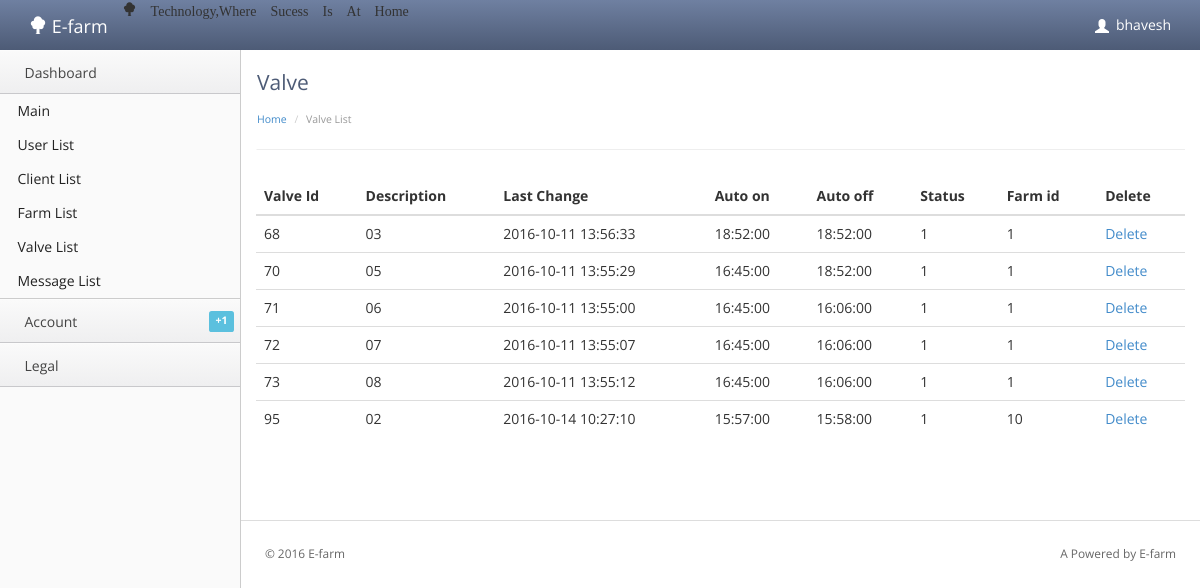
/admin/valve.php (signed in), run on the app's committed database.
### tables this page shows
CREATE TABLE IF NOT EXISTS `valve` (
`vid` int(11) NOT NULL,
  `desc` varchar(50) NOT NULL,
  `last_chng` timestamp NOT NULL DEFAULT CURRENT_TIMESTAMP,
  `autoon` time NOT NULL DEFAULT '00:00:00',
  `autooff` time NOT NULL DEFAULT '00:00:00',
  `status` tinyint(1) NOT NULL,
  `fid` int(10) NOT NULL
);

CREATE TABLE IF NOT EXISTS `farm` (
`fid` int(10) NOT NULL,
  `device_loc` text NOT NULL,
  `longi` float NOT NULL,
  `lati` float NOT NULL,
  `valves` int(3) NOT NULL,
  `address` varchar(50) NOT NULL
);

### admin/valve.php (the view, shortened to what this page needs)
<!doctype html>
<html lang="en"><head>
    <link rel="stylesheet" type="text/css" href="lib/bootstrap/css/bootstrap.css">
    <link rel="stylesheet" href="lib/font-awesome/css/font-awesome.cssn">
    <link rel="stylesheet" type="text/css" href="stylesheets/theme.css">
    <link rel="stylesheet" type="text/css" href="stylesheets/premium.css">
</head>
<body class=" theme-blue">
	<?php include "head.php";?>
    <div class="content">
        <div class="header">
            <h1 class="page-title">Valve</h1>
                    <ul class="breadcrumb">
            <li><a href="index.php">Home</a> </li>
            <li class="active">Valve List</li>
        </ul>
        </div>
        <div class="main-content">
        <table class="table">
  <thead>
    <tr>
      <th>Valve Id</th>
      <th>Description</th>
      <th>Last Change</th>
	  <th>Auto on</th>
	  <th>Auto off</th>
	  <th>Status</th>
	 <th>Farm id</th>
	  <th>Delete</th>
    </tr>
  </thead>
  <tbody>
  <?php
		include 'connect.php';
		$sql = "SELECT v.vid, v.desc, v.last_chng, v.autoon, v.autooff, v.status, f.fid FROM valve v,farm f WHERE f.fid=v.fid";
		$result = mysqli_query($con,$sql);
		while($row = mysqli_fetch_assoc($result))
		{
			$id = $row['vid'];
			$desc = $row['desc'];
			$last_chng= $row['last_chng'];
			$autoon = $row['autoon'];
			$autooff= $row['autooff'];
			$status = $row['status'];
			$fid=$row['fid'];
			echo "<tr>      <td>$id</td>      <td>$desc</td>      <td>$last_chng</td>      <td>$autoon</td>      <td>$autooff</td>      <td>$status</td>      <td>$fid</td>
			<td><a href=\"valve_delete.php?id=$id\" role=\"button\" data-toggle=\"modal\">
			<i class=\"fa fa-trash-o\"></i>Delete</a> </td> </td></tr>";
		}
		?>
  </tbody>
</table>
<footer>
                <hr>
				<p class="pull-right">A Powered by E-farm</a></p>
                <p>© 2016 E-farm</a></p>
            </footer>
        </div>
    </div>
 </body></html>

### admin/head.php (shortened to what this page needs)
   <div class="navbar navbar-default" role="navigation">
       <div class="navbar-header">
         <a class="" href="index.php"><span class="navbar-brand"><span class="glyphicon glyphicon-tree-deciduous"></span> E-farm</span></a>
	 <span class="glyphicon glyphicon-tree-deciduous"> Technology,Where Sucess Is At Home</span></a></div>
	<div class="navbar-collapse collapse" style="height: 1px;">
         <ul id="main-menu" class="nav navbar-nav navbar-right">
           <li class="dropdown hidden-xs">
               <a href="#" class="dropdown-toggle" data-toggle="dropdown">
               <span class="glyphicon glyphicon-user padding-right-small" style="position:relative;top: 3px;"></span><?php
			echo $_SESSION['user_name'];?>
               </a>
           </li>
         </ul>
       </div>
     </div>
   <div class="sidebar-nav">
   <ul>
   <li><a href="#" data-target=".dashboard-menu" class="nav-header" data-toggle="collapse"><i class="fa fa-fw fa-dashboard"></i> Dashboard<i class="fa fa-collapse"></i></a></li>
   <li><ul class="dashboard-menu nav nav-list collapse in">
           <li><a href="index.php"><span class="fa fa-caret-right"></span> Main</a></li>
           <li ><a href="users.php"><span class="fa fa-caret-right"></span> User List</a></li>
            <li ><a href="client.php"><span class="fa fa-caret-right"></span> Client List</a></li>
		  <li ><a href="farm.php"><span class="fa fa-caret-right"></span> Farm List</a></li>
	 <li ><a href="valve.php"><span class="fa fa-caret-right"></span> Valve List</a></li>
	 <li ><a href="message.php"><span class="fa fa-caret-right"></span> Message List</a></li>
           </ul></li>
       <li><a href="#" data-target=".accounts-menu" class="nav-header collapsed" data-toggle="collapse"><i class="fa fa-fw fa-briefcase"></i> Account <span class="label label-info">+1</span></a></li>
<li><a href="#" data-target=".legal-menu" class="nav-header collapsed" data-toggle="collapse"><i class="fa fa-fw fa-legal"></i> Legal<i class="fa fa-collapse"></i></a></li>
          </ul>
   </div>

### admin/stylesheets/theme.css (style rules this page uses)
body { background: #fafafa; background-position: initial initial; background-repeat: initial initial; margin: 0px; padding: 0px; }
body, h1, h2, h3, h4, h5, h6, p, a, .h1, .h2, .h3, .h4, .h5, .h6 { font-family: 'Open Sans', helvetica, arial, sans-serif; }
h1 { color: #4d5b76; font-size: 3em; }
hr { border-top: 1px solid #ddd; border-bottom: 1px solid #fff; }
.padding-right-small { padding-right: .5em; }
.navbar-collapse { position: relative; z-index: 9999; }
.navbar { -webkit-box-shadow: 0px 0px 3px #cccccc; -moz-box-shadow: 0px 0px 3px #cccccc; box-shadow: 0px 0px 3px #cccccc; padding: 0em 1em; margin: 0px; -webkit-border-radius: 0px; -moz-border-radius: 0px; border-radius: 0px; -moz-background-clip: padding; -webkit-background-clip: padding-box; background-clip: padding-box; border: 0px; border-bottom: none; }
.navbar .nav > li > a { color: #fff; text-shadow: none; }
.content { position: relative; min-height: 800px; background: #fff; margin-left: 240px; border-left: 1px solid #cccccc; padding: 15px 15px 0px 15px; }
.header { background: #fff; border-bottom: 1px solid #cccccc; border-bottom: 1px solid #eee; border-left: 1px solid #ffffff; padding: .5em 0em 1em 0em; margin: 0px 0em 2em 0em; }
.header h1 { margin: 0em 0em .5em 0em; padding: 0em; line-height: 1em; font-size: 1.5em; font-weight: normal; }
.breadcrumb { -webkit-box-shadow: none; -moz-box-shadow: none; box-shadow: none; -webkit-border-radius: 0px; -moz-border-radius: 0px; border-radius: 0px; -moz-background-clip: padding; -webkit-background-clip: padding-box; background-clip: padding-box; background: #fff; margin-bottom: .5em; margin-bottom: 0em; padding-left: 0em; padding-right: 0em; font-size: .75em; }
footer { padding: 1em; margin-top: 4em; color: #666; font-size: .85em; line-height: 1.3em; margin: 4em -3px 0em -3px; }
footer hr { margin: 2em -2em; }
.sidebar-nav { width: 240px; position: absolute; float: left; border-top: none; border-left: none; margin: 0em; }
.sidebar-nav ul { list-style: none; padding-left: 0px; }
.sidebar-nav li a .fa-caret-right { color: #666; padding-right: .25em; }
.sidebar-nav .nav-header { border-top: 1px solid #fcfcfc; border-bottom: 1px solid #c8c8cb; background: #efeff0; background: -webkit-gradient(linear, left bottom, left top, color-stop(0, #efeff0), color-stop(1, #fafafa)); background: -ms-linear-gradient(bottom, #efeff0, #fafafa); background: -moz-linear-gradient(center bottom, #efeff0 0%, #fafafa 100%); background: -o-linear-gradient(bottom, #efeff0, #fafafa); filter: progid:dximagetransform.microsoft.gradient(startColorStr='#e3e3e3', EndColorStr='#ffffff'); -ms-filter: "progid:DXImageTransform.Microsoft.gradient(startColorStr='#fafafa',EndColorStr='#efeff0')"; border-left: none; color: #444; display: block; font-weight: normal; font-size: 1em; line-height: 2.5em; padding: .25em .25em .25em 1em; margin-bottom: 0px; text-shadow: none; text-transform: none; }
.sidebar-nav .nav-header .label { float: right; margin-top: .5em; margin-right: .25em; line-height: 1.5em; }
.sidebar-nav .nav-header.collapsed .fa-collapse::before { content: "\f078"; }
.sidebar-nav .nav-header .fa-collapse::before { content: "\f077"; }
.sidebar-nav .nav-header .fa-collapse, .sidebar-nav .nav-header .fa-collapse { float: right; }
.sidebar-nav .nav-header .label { float: right; margin-top: .7em; line-height: 1.5em; }
.sidebar-nav .nav-header i[class*="fa-"] { line-height: 2.25em; padding-right: .75em; }
.sidebar-nav .nav-list { margin: 0px; border: 0px; background: #fafafa; }
.sidebar-nav .nav-list > li > a { color: #222; padding: .5em 1em; }
.sidebar-nav .nav-list.collapse.in { border-bottom: 1px solid #ccc; }
.theme-blue .navbar { background: #4d5b76; background: -webkit-gradient(linear, left bottom, left top, color-stop(0, #4d5b76), color-stop(1, #6f80a1)); background: -ms-linear-gradient(bottom, #4d5b76, #6f80a1); background: -moz-linear-gradient(center bottom, #4d5b76 0%, #6f80a1 100%); background: -o-linear-gradient(bottom, #4d5b76, #6f80a1); filter: progid:dximagetransform.microsoft.gradient(startColorStr='#e3e3e3', EndColorStr='#ffffff'); -ms-filter: "progid:DXImageTransform.Microsoft.gradient(startColorStr='#6f80a1',EndColorStr='#4d5b76')"; }

### admin/valve.php (style rules this page uses)
.navbar-default .navbar-brand, .navbar-default .navbar-brand:hover { color: #fff; }

### data on the page
valve: vid "68", desc "03", last_chng "2016-10-11 13:56:33", autoon "18:52:00", autooff "18:52:00", status "1", fid.fid "1"
valve: vid "70", desc "05", last_chng "2016-10-11 13:55:29", autoon "16:45:00", autooff "18:52:00", status "1", fid.fid "1"
valve: vid "71", desc "06", last_chng "2016-10-11 13:55:00", autoon "16:45:00", autooff "16:06:00", status "1", fid.fid "1"
valve: vid "72", desc "07", last_chng "2016-10-11 13:55:07", autoon "16:45:00", autooff "16:06:00", status "1", fid.fid "1"
valve: vid "73", desc "08", last_chng "2016-10-11 13:55:12", autoon "16:45:00", autooff "16:06:00", status "1", fid.fid "1"
valve: vid "95", desc "02", last_chng "2016-10-14 10:27:10", autoon "15:57:00", autooff "15:58:00", status "1", fid.fid "10"

### other printed values
$_SESSION['user_name'] "bhavesh"
